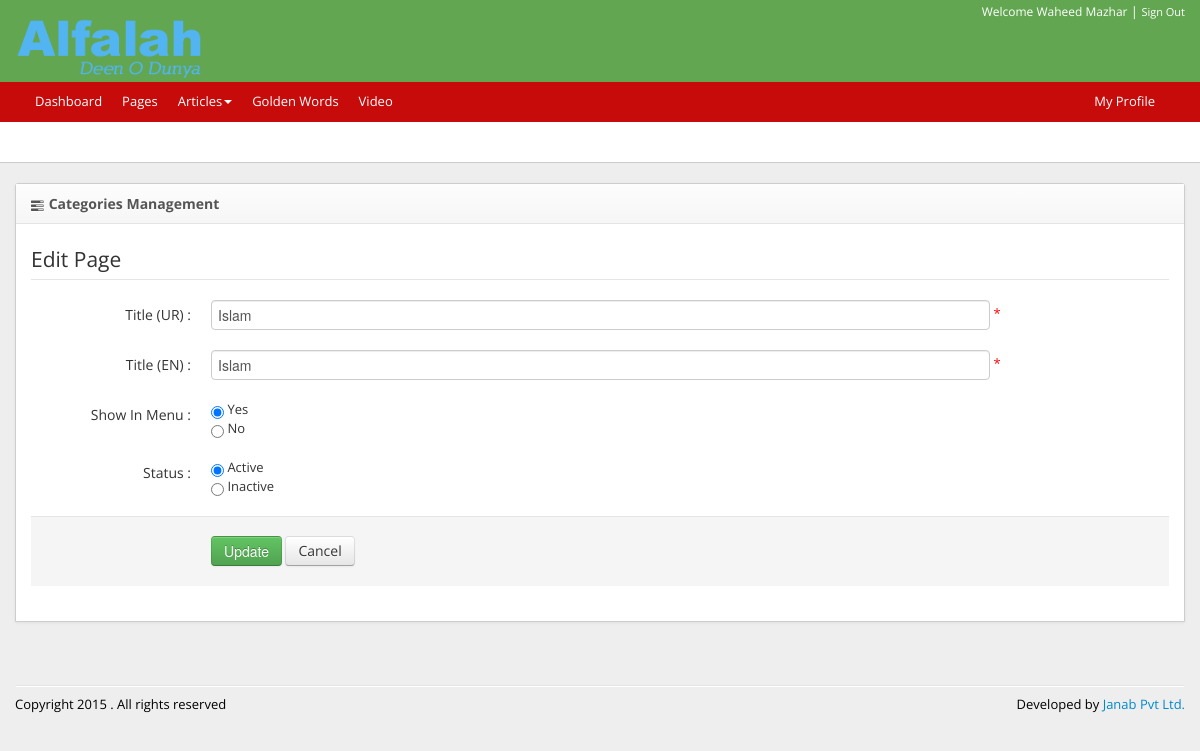
The page /admin/article/categories/edit.php?category_id=1 (signed in) on the database its author committed.
### tables this page shows
CREATE TABLE `category` (
  `category_id` int(11) NOT NULL AUTO_INCREMENT,
  `slug` varchar(64) DEFAULT NULL,
  `title_en` varchar(255) DEFAULT NULL,
  `title_ur` varchar(255) DEFAULT NULL,
  `parent_category_id` int(11) DEFAULT NULL,
  `show_as_menu` tinyint(1) DEFAULT NULL,
  `icon` varchar(255) DEFAULT NULL,
  `is_active` tinyint(1) DEFAULT NULL,
  `display_order` int(11) DEFAULT NULL,
  `created_by` int(11) DEFAULT NULL,
  `modified_by` int(11) DEFAULT NULL,
  `created_on` timestamp NULL DEFAULT NULL,
  `modified_on` timestamp NULL DEFAULT CURRENT_TIMESTAMP,
  PRIMARY KEY (`category_id`)
);

### admin/include/setting.inc.php (called while the page is built, shortened)
<?php
function getBaseURI() {
    return sprintf(
            "%s://%s", isset($_SERVER['HTTPS']) && $_SERVER['HTTPS'] != 'off' ? 'https' : 'http', $_SERVER['SERVER_NAME']
    );
}
$base_url = getBaseURI() . '/admin';

### admin/article/categories/edit.php (the view, shortened to what this page needs)
<?php
$include_prefix = '../../';
include $include_prefix . "include/header.inc.php";
if (isset($_POST['submit'])) {
    $category_id = isset($_POST['category_id']) ? $_POST['category_id'] : 0;
    $title_en = isset($_POST['title_en']) ? $_POST['title_en'] : 'anonymous'.  rand(1, 2000);
    $slug = str_replace(' ', '_', strtolower($title_en) . '.html');
    $title_ur = isset($_POST['title_ur']) ? $_POST['title_ur'] : '';
    $show_as_menu = isset($_POST['show_as_menu']) ? $_POST['show_as_menu'] : 1;
    $is_active = isset($_POST['is_active']) ? $_POST['is_active'] : 1;
    $query = <<<HDOC
                    UPDATE  `category`
                    SET
                        `slug`  = '{$sql->real_escape_string($slug)}',
                        `title_en` =  '{$sql->real_escape_string($title_en)}',
                        `title_ur` =  '{$sql->real_escape_string($title_ur)}',
                        `show_as_menu` =  '{$sql->real_escape_string($show_as_menu)}',
                        `is_active` =  '{$sql->real_escape_string($is_active)}',
                        `modified_by` =  '{$_SESSION['id']}'
                    WHERE `category_id`  = '{$sql->real_escape_string($category_id)}'
HDOC;
    if ($sql->query($query) == FALSE) {
        dumpSql("Error Running Query : $sql->error" . "<br /><br /><br />" . $query);
    }
    $_SESSION['success_message'] = ' Record has been updated successfully.';
    header('LOCATION: index.php');
} else {
    $category_id = isset($_GET['category_id']) ? $_GET['category_id'] : NULL;
}
?>
<div id="content">
    <div class="container">
        <div class="row">
            <div class="span12">
                <div class="panel">
                    <div class="panel-header"><i class="icon-tasks"></i> Categories Management</div>
                    <div class="panel-content">
                        <?php
                        $query = <<<HDOC
                                SELECT *
                                FROM `category`
                                WHERE `category_id`= '{$sql->real_escape_string($category_id)}'
HDOC;
                        if (!$result = $sql->query($query)) {
                            dumpSql("Error Running Query : $sql->error" . "<br /><br /><br />" . $query);
                        }
                        if ($result->num_rows) {
                            $record = $result->fetch_object();
                            ?>
                            <form id="frm" name="frm" action="" method="post" enctype="multipart/form-data" class="form-horizontal" >
                                <fieldset>
                                    <legend>Edit Page</legend>
                                    <div class="control-group">
                                        <label class="control-label" for="title_ur">Title (UR) : </label>
                                        <div class="controls">
                                            <input type="text" class="input-xlarge validate[required,custom[onlyLetterNumberHyphen]]" title="Enter page title in ur" id="title_ur" name="title_ur" value="<?php echo $record->title_ur; ?>" maxlength="255" />
                                            <span style="color:red;"> * </span>
                                        </div>
                                    </div>
                                    <div class="control-group">
                                        <label class="control-label" for="title_en">Title (EN) : </label>
                                        <div class="controls">
                                            <input type="text" class="input-xlarge validate[required,custom[onlyLetterNumberHyphen]]" title="Enter page title in english" id="title_en" name="title_en" value="<?php echo $record->title_en; ?>" maxlength="255" />
                                            <span style="color:red;"> * </span>
                                        </div>
                                    </div>
                                    <div class="control-group">
                                        <label class="control-label" for="email">Show In Menu :</label>
                                        <div class="controls">
                                            <input type="radio" id="show_as_menu1" name="show_as_menu" <?php echo ($record->show_as_menu == 1) ? 'checked' : ''; ?> value="1" />&nbsp;Yes
                                            <br />
                                            <input type="radio" id="show_as_menu0" name="show_as_menu" <?php echo ($record->show_as_menu == 0) ? 'checked' : ''; ?>  value="0" />&nbsp;No
                                        </div>
                                    </div>
                                    <div class="control-group">
                                        <label class="control-label" for="email">Status :</label>
                                        <div class="controls">
                                            <input type="radio" id="active" name="is_active" <?php echo ($record->is_active == 1) ? 'checked' : ''; ?> value="1" />&nbsp;Active
                                            <br />
                                            <input type="radio" id="inactive" name="is_active" <?php echo ($record->is_active == 0) ? 'checked' : ''; ?>  value="0" />&nbsp;Inactive
                                        </div>
                                    </div>
                                    <div class="form-actions">
                                        <button type="submit" class="btn btn-success" title="Click to update existing record" id="submit" name="submit">Update</button>
                                        <a href="<?php echo $base_url; ?>/article/categories">Cancel</a>
                                    </div>
                                </fieldset>
                            </form>
                            <?php
                        }
                        ?>
                    </div>
                </div>
            </div>
        </div>
    </div>
</div>
<?php
if (isset($include_prefix)) {
    require_once $include_prefix . 'include/footer.inc.php';
} else {
    require_once 'include/footer.inc.php';
}
?>

### admin/assets/css/admin.css (style rules this page uses)
body { font: 13px 'Open Sans'; background-color: #eee; }
.form-actions a { -moz-border-bottom-colors: none; -moz-border-left-colors: none; -moz-border-right-colors: none; -moz-border-top-colors: none; background-color: #F5F5F5; background-image: linear-gradient(to bottom, #FFFFFF, #E6E6E6); background-repeat: repeat-x; border-color: rgba(0, 0, 0, 0.1) rgba(0, 0, 0, 0.1) #A2A2A2; border-image: none; border-radius: 4px; border-style: solid; border-width: 1px; box-shadow: 0 1px 0 rgba(255, 255, 255, 0.2) inset, 0 1px 2px rgba(0, 0, 0, 0.05); color: #333333; cursor: pointer; display: inline-block; font-size: 14px; line-height: 20px; margin-bottom: 0; padding: 4px 12px; text-align: center; text-shadow: 0 1px 1px rgba(255, 255, 255, 0.75); vertical-align: middle; }
[class^="icon-"], [class*=" icon-"] { background-image: none; }
.panel-content form { margin-bottom:0; }
.panel { border: 1px solid #CDCDCD; box-shadow: 0 1px 3px rgba(100, 100, 100, 0.1); margin-bottom: 15px; border-radius: 3px 3px 0 0; overflow: visible; position: relative; }
.panel-header { padding: 10px 15px; background-color: #F8F8F8; background-image: -moz-linear-gradient(top, #FDFDFD, #F6F6F6); background-image: -ms-linear-gradient(top, #FDFDFD, #F6F6F6); background-image: -webkit-gradient(linear, 0 0, 0 100%, from(#FDFDFD), to(#F6F6F6)); background-image: -webkit-linear-gradient(top, #FDFDFD, #F6F6F6); background-image: -o-linear-gradient(top, #FDFDFD, #F6F6F6); background-image: linear-gradient(top, #FDFDFD, #F6F6F6); border-bottom: 1px solid #E4E4E4; color: #555; text-shadow: 0 1px 0 white; font-size: 14px; font-weight: bold; }
.panel-header [class^="icon-"], .panel-header [class*=" icon-"], #top-strip [class^="icon-"], #top-strip [class*=" icon-"], .container-signin [class^="icon-"], .container-signin [class*=" icon-"], .container-register [class^="icon-"], .container-register [class*=" icon-"], .sidebar-button [class^="icon-"], .sidebar-button [class*=" icon-"], .fc-button [class^="icon-"], .fc-button [class*=" icon-"] { vertical-align: middle; }
.panel-content { background-color: #fff; padding:15px; }

### admin/assets/css/admin_override.css (style rules this page uses)
.input-xlarge { width:765px; }

### rows shown on the page
category: title_ur "Islam", title_en "Islam", show_as_menu "☑", is_active "☑"

### other values the page prints
$_SESSION['name'] "Waheed Mazhar"
